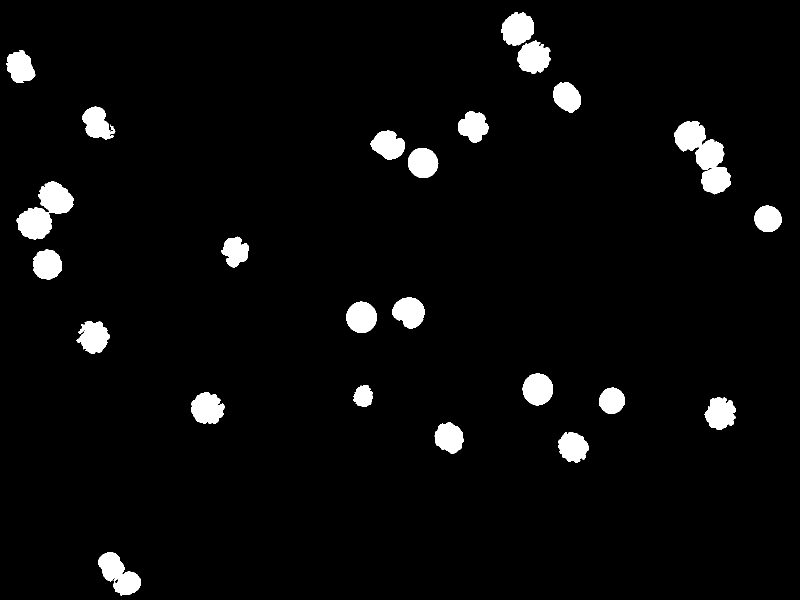
#> input picture img/embryos_binary.png, 1600 x 1200 px, found by its file name (shown at 1/2 size)
$ python task_1.py
#> lines starting #> are read from the running program, lines starting #| are printed output that depends on the picture; after the words box and inside, x2 and y2 are one past the last pixel; in counts of white or black regions, pixels touching at a corner belong together
import os
import sys

import numpy as np
import matplotlib.pyplot as plt
from skimage import io


# region identification mit floodfill
# eingabe bereits binäres bild, durch thresholding erzeugt
# vordergrundpixel = 255, hintergrundpixel = 0

BASE_DIRECTORY = '/Users/laurinerichlitzki/laurinesrepository/semester6/img'

# anwendung floodfill
# einfärben in unterschiedlichen farbe je nach object


def RegionLabeling(image):
    height, width = image.shape[:2]
    labeled = np.zeros_like(image, dtype=int)
    label = 2  # Start bei 2, 0 = Hintergrund, 1 = noch nicht gelabelt
    for i in range(height):
        for j in range(width):
            if image[i, j] == 1 and labeled[i, j] == 0: # 1 noch nicht zugeordnet/gelabelt, 0 im endbild
                FloodFill(image, labeled, i, j, label)
                label += 1
    return labeled


def FloodFill(image, labeled, i, j, label):
    height, width = image.shape[:2]
    if not (0 <= i < height and 0 <= j < width):
        return # bildränder!!
    if image[i, j] == 1 and labeled[i, j] == 0:
        labeled[i, j] = label
        # 4nb, 8er macht nicht unbedingt einen unterschied
        FloodFill(image, labeled, i-1, j, label) # oben
        FloodFill(image, labeled, i+1, j, label) # unten
        FloodFill(image, labeled, i, j-1, label) # links
        FloodFill(image, labeled, i, j+1, label) # rechts


def label2rgb(label_img):
    h, w = label_img.shape
    out = np.zeros((h, w, 3), dtype=np.uint8)
    num_labels = label_img.max()
    np.random.seed(0)

    for label in range(3, num_labels + 1):  # Label startet bei 2
        color = np.random.randint(0, 255, size=3)
        out[label_img == label] = color

    return out


if __name__ == '__main__':
    image = io.imread(os.path.join(BASE_DIRECTORY, 'embryos_binary.png'), as_gray=True)
#> image: shape (1200, 1600) float64; values 0 (black) and 1 (white), 3.9% white; 24 white regions, largest, box (x1, y1, x2, y2) and area: (1348, 242, 1462, 389) 7780, (33, 363, 147, 479) 6600, (196, 1104, 282, 1191) 4011
    image = image.astype(int)
    plt.imshow(image, cmap='gray')
    plt.show()

    sys.setrecursionlimit(4000)

    labeled = RegionLabeling(image)
#> after the loop in RegionLabeling, `for i in range(height):`: label = 28
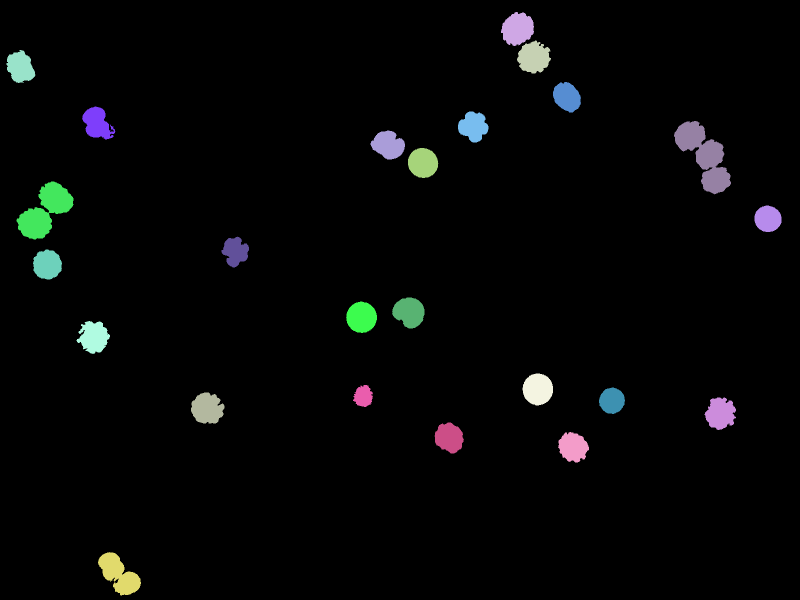
#> labeled: shape (1200, 1600) int64 (shown at 1/2 size); 27 distinct labels, from 0 to 27; one colour per label, 0 black

    labels = np.unique(labeled)
#> labels = 27 values from 0 to 27
    print("vergebene labels:", labels)
#| vergebene labels: [ 0  2  3  4  5  6  7  8  9 10 11 12 13 14 15 16 17 18 19 20 21 22 23 24
#|  25 26 27]
    num_regions = len(labels) - (1 if 0 in labels else 0)
#> num_regions = 26
    print("anzahl regionen:", num_regions)
#| anzahl regionen: 26

    gelabelte_pixel = np.sum(labeled > 0)
#> gelabelte_pixel = 74711
    print("anzahl gelabelter pixel:", gelabelte_pixel)
#| anzahl gelabelter pixel: 74711

    for label in labels:
        count = np.sum(labeled == label)
        print(f"label {label}: {count} pixel")
#> this loop made 27 passes
#> count on passes 1 to 12: 1845289, 3262, 3170, 1, 2641, 2476, 2716, 2614, 7780, 2762, 2842, 6600
#| label 0: 1845289 pixel
#| label 2: 3262 pixel
#| label 3: 3170 pixel
#| label 4: 1 pixel
#| label 5: 2641 pixel
#| label 6: 2476 pixel
#| label 7: 2716 pixel
#| label 8: 2614 pixel
#> (further printed lines are left out)

    colored = label2rgb(labeled)
#> in label2rgb, `num_labels = label_img.max()`: num_labels = 27
#> after the loop in label2rgb, `for label in range(3, num_labels + 1):`:
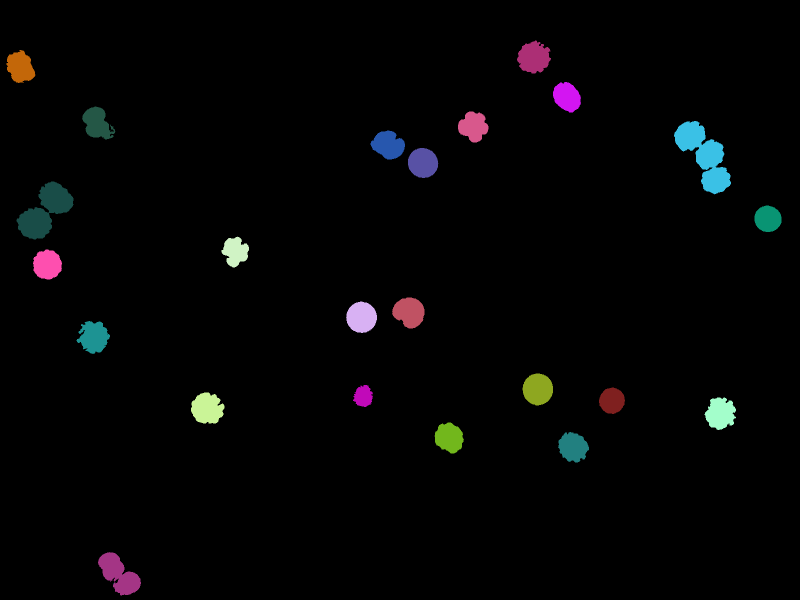
#> out: shape (1200, 1600, 3) (shown at 1/2 size); mean of channels 0, 1, 2 4.6, 4.6, 5.1; drawn as R, G, B
    plt.imshow(colored)
    plt.axis('off')
    plt.title('Region Labels')
    plt.show()
